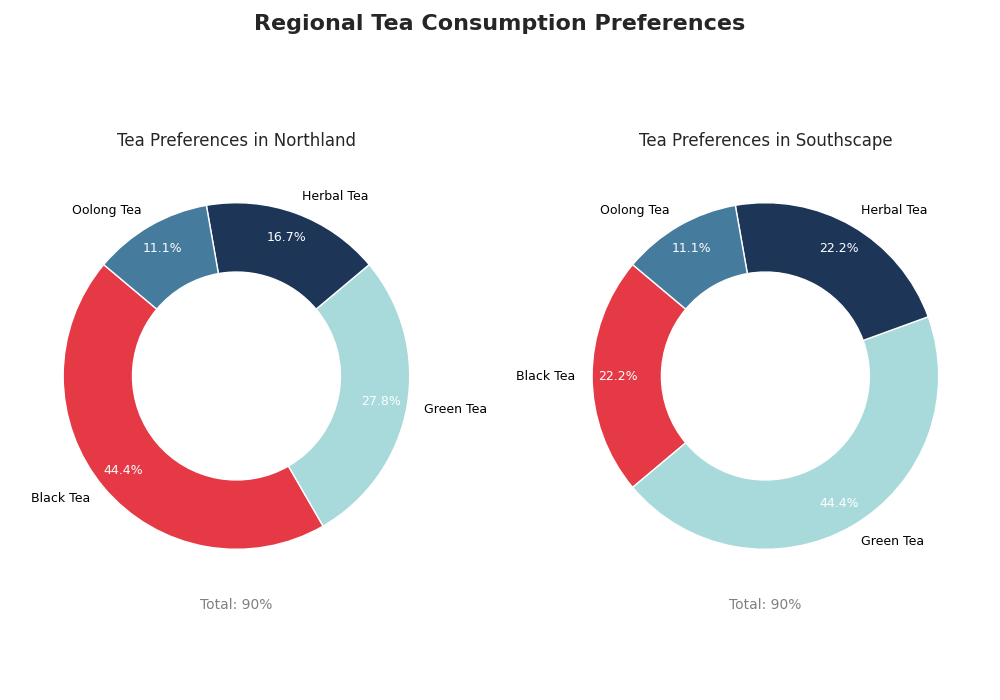

This chart was generated by the following Python code:
import matplotlib.pyplot as plt
import numpy as np

regions = ["Northland", "Southscape"]
tea_types = ["Black Tea", "Green Tea", "Herbal Tea", "Oolong Tea"]
northland_consumption = [40, 25, 15, 10]
southscape_consumption = [20, 40, 20, 10]

consumption_data = [northland_consumption, southscape_consumption]

colors = ['#e63946', '#a8dadc', '#1d3557', '#457b9d']

fig, ax = plt.subplots(1, 2, figsize=(10, 7), subplot_kw=dict(aspect="equal"))

for i, data in enumerate(consumption_data):
    wedges, texts, autotexts = ax[i].pie(
        data, colors=colors, wedgeprops=dict(width=0.4, edgecolor='w'), startangle=140,
        labels=tea_types, autopct='%1.1f%%', pctdistance=0.85, textprops=dict(color="w", fontsize=9)
    )
    for text in texts:
        text.set_color('black')
    ax[i].set_title(f'Tea Preferences in {regions[i]}', fontsize=12, pad=10)
    ax[i].set_xlabel(f'Total: {sum(data)}%', fontsize=10, color='gray')

plt.suptitle("Regional Tea Consumption Preferences", fontsize=16, fontweight='bold', y=0.98)

plt.tight_layout(rect=[0, 0.03, 1, 0.95])

plt.show()
